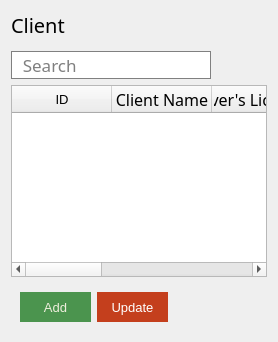
         <widget class="QWidget" name="tab_4">
          <attribute name="title">
           <string>Client</string>
          </attribute>
          <layout class="QVBoxLayout" name="verticalLayout_3">
           <item>
            <widget class="QLabel" name="label_5">
             <property name="font">
              <font>
               <family>Segoe UI Light</family>
               <pointsize>15</pointsize>
               <weight>50</weight>
               <bold>false</bold>
              </font>
             </property>
             <property name="text">
              <string>Client</string>
             </property>
            </widget>
           </item>
           <item>
            <widget class="QWidget" name="widget_38" native="true"/>
           </item>
           <item>
            <widget class="QLineEdit" name="client_search">
             <property name="maximumSize">
              <size>
               <width>200</width>
               <height>16777215</height>
              </size>
             </property>
             <property name="font">
              <font>
               <family>Segoe UI Light</family>
               <pointsize>13</pointsize>
              </font>
             </property>
             <property name="styleSheet">
              <string notr="true">background-color: rgb(255, 255, 255);
border : 1 solid gray;
border-radius : 0;</string>
             </property>
             <property name="text">
              <string/>
             </property>
             <property name="placeholderText">
              <string>  Search</string>
             </property>
            </widget>
           </item>
           <item>
            <widget class="QTableWidget" name="client_table">
             <property name="font">
              <font>
               <pointsize>10</pointsize>
              </font>
             </property>
             <column>
              <property name="text">
               <string>ID</string>
              </property>
             </column>
             <column>
              <property name="text">
               <string>Client Name</string>
              </property>
              <property name="font">
               <font>
                <family>Segoe UI Light</family>
                <pointsize>12</pointsize>
               </font>
              </property>
             </column>
             <column>
              <property name="text">
               <string>Driver's License No.</string>
              </property>
              <property name="font">
               <font>
                <family>Segoe UI Light</family>
                <pointsize>12</pointsize>
               </font>
              </property>
             </column>
             <column>
              <property name="text">
               <string>Car Plate No.</string>
              </property>
              <property name="font">
               <font>
                <family>Segoe UI Light</family>
                <pointsize>12</pointsize>
               </font>
              </property>
             </column>
             <column>
              <property name="text">
               <string>Car Model</string>
              </property>
              <property name="font">
               <font>
                <family>Segoe UI Light</family>
                <pointsize>12</pointsize>
               </font>
              </property>
             </column>
             <column>
              <property name="text">
               <string>Color</string>
              </property>
              <property name="font">
               <font>
                <family>Segoe UI Light</family>
                <pointsize>12</pointsize>
               </font>
              </property>
             </column>
            </widget>
           </item>
           <item>
            <widget class="QWidget" name="widget_9" native="true">
             <layout class="QHBoxLayout" name="horizontalLayout_3">
              <item>
               <widget class="QPushButton" name="client_add_button">
                <property name="minimumSize">
                 <size>
                  <width>71</width>
                  <height>30</height>
                 </size>
                </property>
                <property name="maximumSize">
                 <size>
                  <width>71</width>
                  <height>30</height>
                 </size>
                </property>
                <property name="font">
                 <font>
                  <family>Segoe UI</family>
                  <pointsize>10</pointsize>
                 </font>
                </property>
                <property name="styleSheet">
                 <string notr="true">color: rgb(238, 238, 220);
background-color: rgb(75, 148, 78);


border-radius : 0;
</string>
                </property>
                <property name="text">
                 <string>Add</string>
                </property>
                <property name="flat">
                 <bool>false</bool>
                </property>
               </widget>
              </item>
              <item>
               <widget class="QPushButton" name="client_update_button">
                <property name="minimumSize">
                 <size>
                  <width>71</width>
                  <height>30</height>
                 </size>
                </property>
                <property name="maximumSize">
                 <size>
                  <width>71</width>
                  <height>30</height>
                 </size>
                </property>
                <property name="font">
                 <font>
                  <family>Segoe UI</family>
                  <pointsize>10</pointsize>
                 </font>
                </property>
                <property name="styleSheet">
                 <string notr="true">background-color: rgb(196, 63, 29);
color: rgb(255, 255, 255);



border-radius : 0;
</string>
                </property>
                <property name="text">
                 <string>Update</string>
                </property>
                <property name="flat">
                 <bool>false</bool>
                </property>
               </widget>
              </item>
              <item>
               <widget class="QWidget" name="widget_10" native="true"/>
              </item>
             </layout>
            </widget>
           </item>
          </layout>
         </widget>
